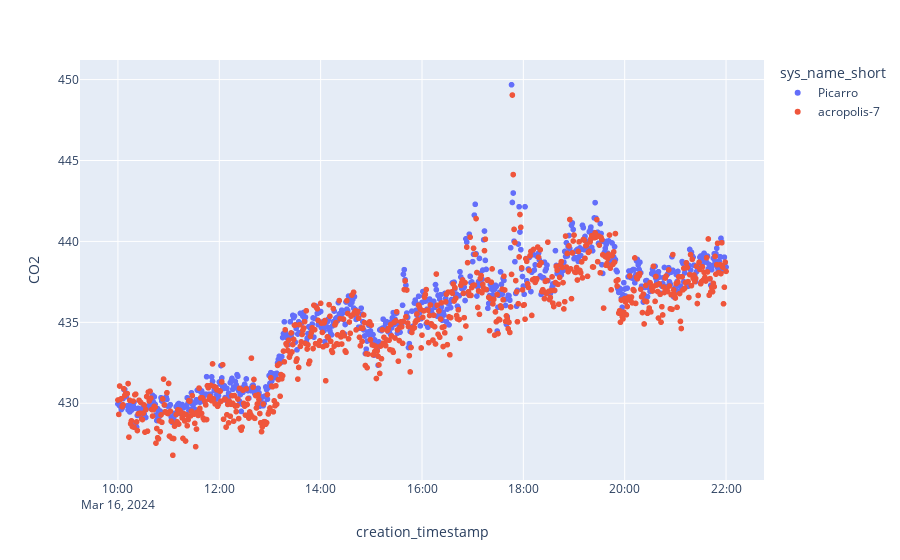

The code cell stored with this chart in its notebook:
### Markdown cell above
# Plot Corrected Data

### Code cell
df_plot_1 = df_p_1m[["creation_timestamp", "sys_name_short", "picarro_corrected"]].rename({"picarro_corrected": "CO2"})
df_plot_2 = df_1_m[["creation_timestamp", "sys_name_short", "gmp343_corrected"]].rename({"gmp343_corrected": "CO2"})
df_plot = pl.concat([df_plot_1,df_plot_2])

# Quality Check
start = datetime(2024, 3, 16, 10, 0, 0).replace(tzinfo=timezone.utc)
end = datetime(2024, 3, 16, 22, 0, 0).replace(tzinfo=timezone.utc)

df_temp = df_plot.filter(pl.col("creation_timestamp").is_between(start, end)).filter(pl.col("sys_name_short").is_in(["acropolis-7", "Picarro"]))

fig = px.scatter(df_temp, x="creation_timestamp", y = "CO2", color = "sys_name_short")
fig.show()

### Figure 1 — Plotly figure (JSON) as saved in the notebook; plotly's stock layout.template omitted (floating-point values rounded to 4 significant figures; data arrays with more than 128 entries replaced by an {"elided": "..."} marker saying what was removed)
{"data": [{"hovertemplate": "sys_name_short=Picarro<br>creation_timestamp=%{x}<br>CO2=%{y}<extra></extra>", "legendgroup": "Picarro", "marker": {"color": "#636efa", "symbol": "circle"}, "mode": "markers", "name": "Picarro", "showlegend": true, "type": "scattergl", "x": {"elided": "721 str values"}, "xaxis": "x", "y": {"elided": "721 float values"}, "yaxis": "y"}, {"hovertemplate": "sys_name_short=acropolis-7<br>creation_timestamp=%{x}<br>CO2=%{y}<extra></extra>", "legendgroup": "acropolis-7", "marker": {"color": "#EF553B", "symbol": "circle"}, "mode": "markers", "name": "acropolis-7", "showlegend": true, "type": "scattergl", "x": {"elided": "721 str values"}, "xaxis": "x", "y": {"elided": "721 float values"}, "yaxis": "y"}], "layout": {"legend": {"title": {"text": "sys_name_short"}, "tracegroupgap": 0}, "margin": {"t": 60}, "xaxis": {"anchor": "y", "domain": [0, 1], "title": {"text": "creation_timestamp"}}, "yaxis": {"anchor": "x", "domain": [0, 1], "title": {"text": "CO2"}}}}
